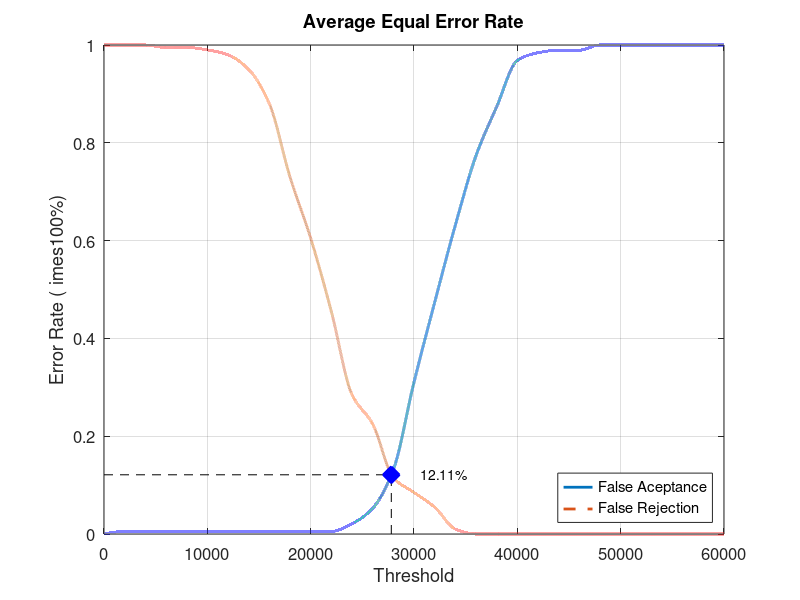
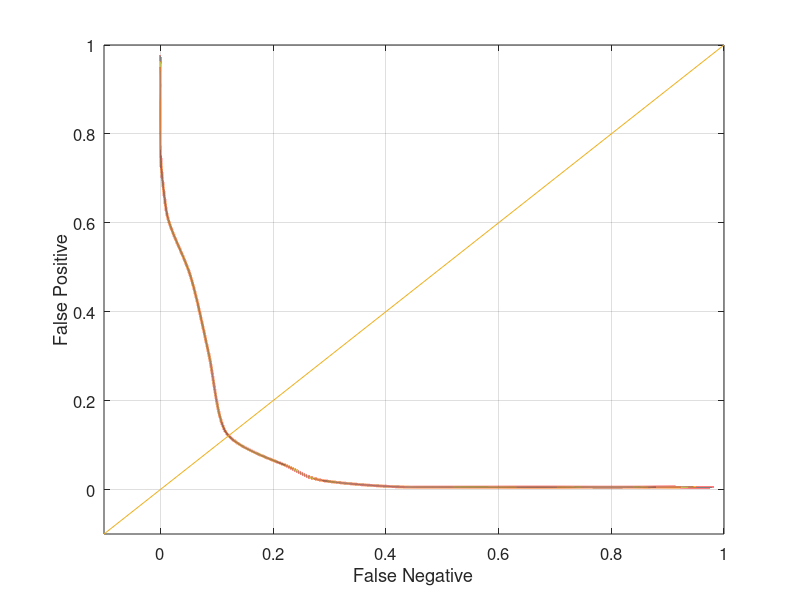

Write the MATLAB code that produced these figures, in order.
close all;
clear;
clc;
x = 0:2000:60000;
xq = 0:0.5:60000;

y0 = [0 0.00526316 0.00526316 0.00526316 0.00526316 0.00526316 0.00526316 0.00526316 0.00526316 0.00526316 0.00526316 0.00526316 0.0210526 0.0526316 0.131579 0.310526 0.473684 0.631579 0.773684 0.873684 0.968421 0.984211 0.989474 0.989474 1 1 1 1 1 1 1]
yy0 = interp1(x, y0, xq, 'pchip');
y1 = [1 1 1 0.995 0.995 0.99 0.98 0.95 0.88 0.73 0.605 0.455 0.285 0.225 0.115 0.085 0.055 0.01 0 0 0 0 0 0 0 0 0 0 0 0 0]
yy1 = interp1(x, y1, xq, 'pchip');

% Calculating EER: 
y2 = abs(y0 - y1);
find(y2 == min(y2))
yy2 = abs(yy0 - yy1);
xEER = find(yy2 == min(yy2));
xEERIndex = xq(xEER) % X-axis EER
yEER = yy0(xEER) % Y-axis EER

main = figure
plot(xq, yy0,'-','LineWidth', 2);	hold on
plot(xq, yy1,'--','LineWidth', 2);	hold on
plot([xEERIndex xEERIndex], [0 yEER], 'k--');	hold on
plot([0 xEERIndex], [yEER yEER], 'k--');	hold on
plot(xEERIndex, yEER, 'bx', 'LineWidth', 10);	hold on
text(xEERIndex + 10 * xEERIndex / 100, yEER, [num2str(round((10000 * yEER)) / 100) '%'])
legend('False Aceptance', 'False Rejection', 'Location', 'SouthEast')
xlabel('Threshold')
ylabel('Error Rate (	imes100%)')
title('Average Equal Error Rate')
set(gca, 'FontSize', 12)
axis([0 60000 0 1])
grid on

print(main, 'Database3_2Main', '-dpng');
FNRxFPR = figure('Color', [1 1 1]);
plot(yy1, yy0, '-', yy1, yy0, 'LineWidth', 2);
hold on
y = -0.1:0.1:1
plot(y, y); 
set(gca, 'FontSize', 12)
xlabel('False Negative')
ylabel('False Positive')
axis([-0.1 1 -0.1 1])
set(gca, 'FontSize', 12)
grid on

print(FNRxFPR, 'Database3_2FNRxFPR','-dpng');
